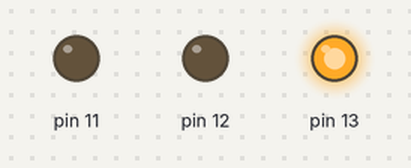
A sketch run on a simulated Arduino Uno, built with avr-gcc and run on an emulated ATmega328P. Parts: output pins drawn as LEDs (lit = HIGH).

Above: at 1.0 s.
At 3.5 s:
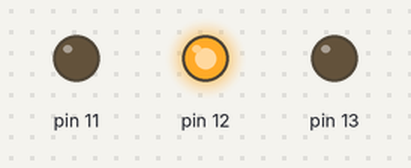
At 4.5 s:
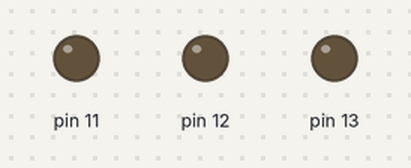
At 8.0 s:
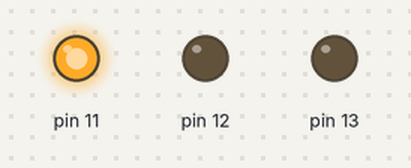
Timing chart, 0 to 13.0 s (numbered marks = the images above):
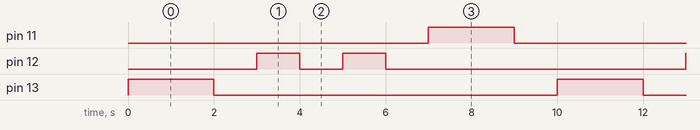

The sketch:

semaforo.ino
```cpp
void setup()
{
   pinMode (13,OUTPUT);

   pinMode (11,OUTPUT);
   pinMode (12,OUTPUT);
}
void loop()
{
   digitalWrite (13,HIGH);
   delay (2000);
   digitalWrite (13,LOW);
   delay (1000);


   for (int cuenta = 0; cuenta<2; cuenta++)
   {
       digitalWrite (12,HIGH);
       delay (1000);
       digitalWrite (12,LOW);
       delay (1000);
   }
     digitalWrite (11,HIGH);
   delay (2000);
   digitalWrite (11,LOW);
   delay (1000);

}
```

Measured:
- by itself, pin 11, pin 13: alternates HIGH for 2.0 s and LOW for 8.0 s
- by itself, pin 12: repeats every 10.0 s: LOW 1.0 s, HIGH 1.0 s, LOW 7.0 s, HIGH 1.0 s
- by itself, everything shown: repeats every 10.0 s, in 8 steps
